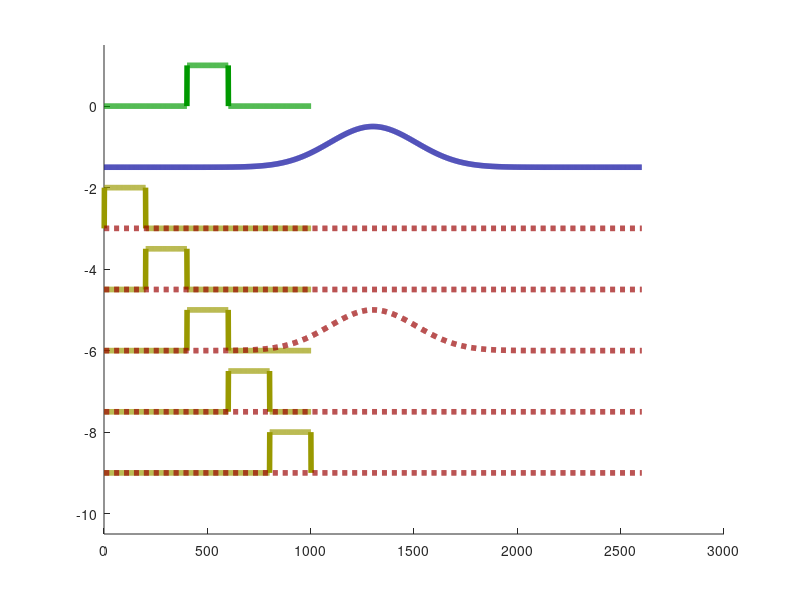

The MATLAB script that drew this image:
clear all
close all


total_hvc_units = 5;
total_steps = 1002;
rewarded_unit = 3;
steps_per_hvc_unit = floor(total_steps / total_hvc_units);
line_width = 4;

sig = 1*steps_per_hvc_unit;
x = -4*sig:4*sig;
kernel = 1/sqrt(2*pi*sig^2) * exp(-(x).^2/2/sig^2);

lman = zeros(total_steps, 1);
reward = zeros(total_steps, 1);
hvc = zeros(total_steps, total_hvc_units);

for hvc_unit = 1:total_hvc_units
    steps = (hvc_unit-1) * steps_per_hvc_unit + (1:steps_per_hvc_unit) + 1;
    hvc(steps, hvc_unit) = 1;
    if hvc_unit == rewarded_unit
        lman(steps, 1) = 1;
    end

end
reward = conv(kernel, lman);
reward = reward / max(reward);

for hvc_unit = 1:total_hvc_units
    eligibility_trace(:, hvc_unit) = conv(hvc(:,hvc_unit) .* lman, kernel);
end
eligibility_trace = eligibility_trace ./ max(max(eligibility_trace));

% figure
% plot(lman)
% hold all
% plot(reward)
% 
% figure
% plot(hvc)
% hold all
% plot(eligibility_trace)

figure
hold all
offset = 0;
plot(lman - offset, 'Color', [0 .6 0], 'LineWidth', line_width)
offset = offset + 1.5;
plot(reward - offset, 'Color', [0 0 .6], 'LineWidth', line_width)
offset = offset + 1.5;
for hvc_unit = 1:total_hvc_units
    plot(hvc(:, hvc_unit) - offset, 'Color', [.6 .6 0], 'LineWidth', line_width)
    plot(eligibility_trace(:, hvc_unit) - offset, '--', 'Color', [.6 0 0], 'LineWidth', line_width)
    offset = offset + 1.5;
end
ylim([-offset, 1.5])
